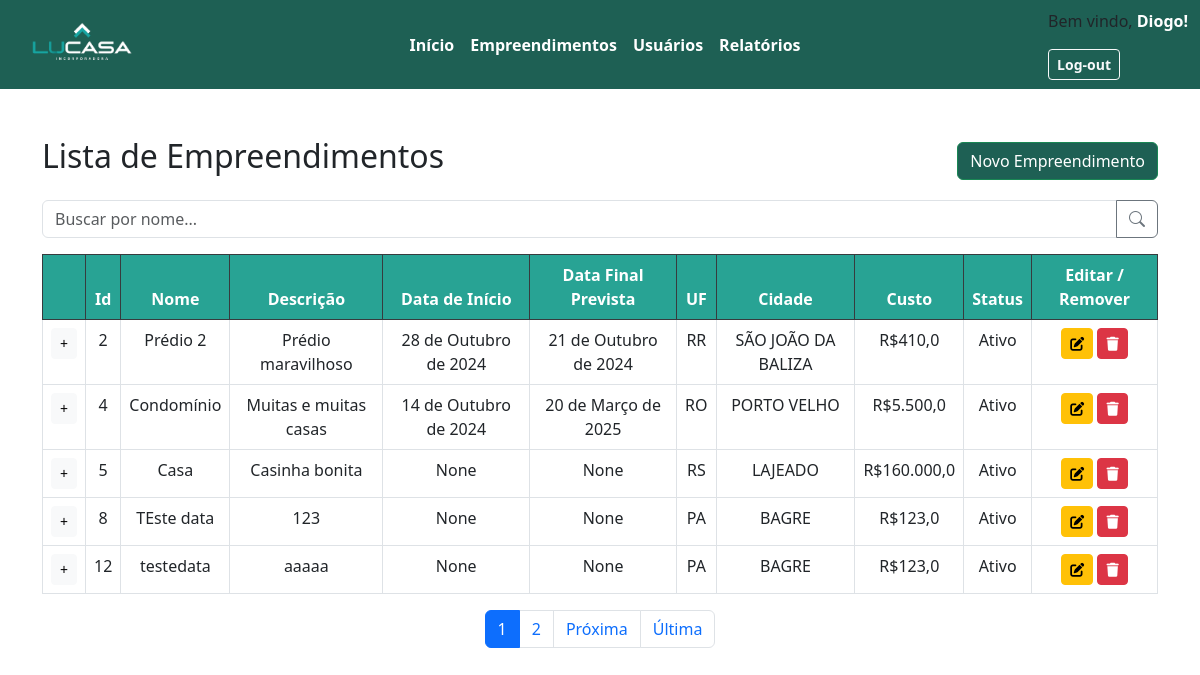
/listaEmpreendimento/ (signed in), run on an earlier commit of the app's database.
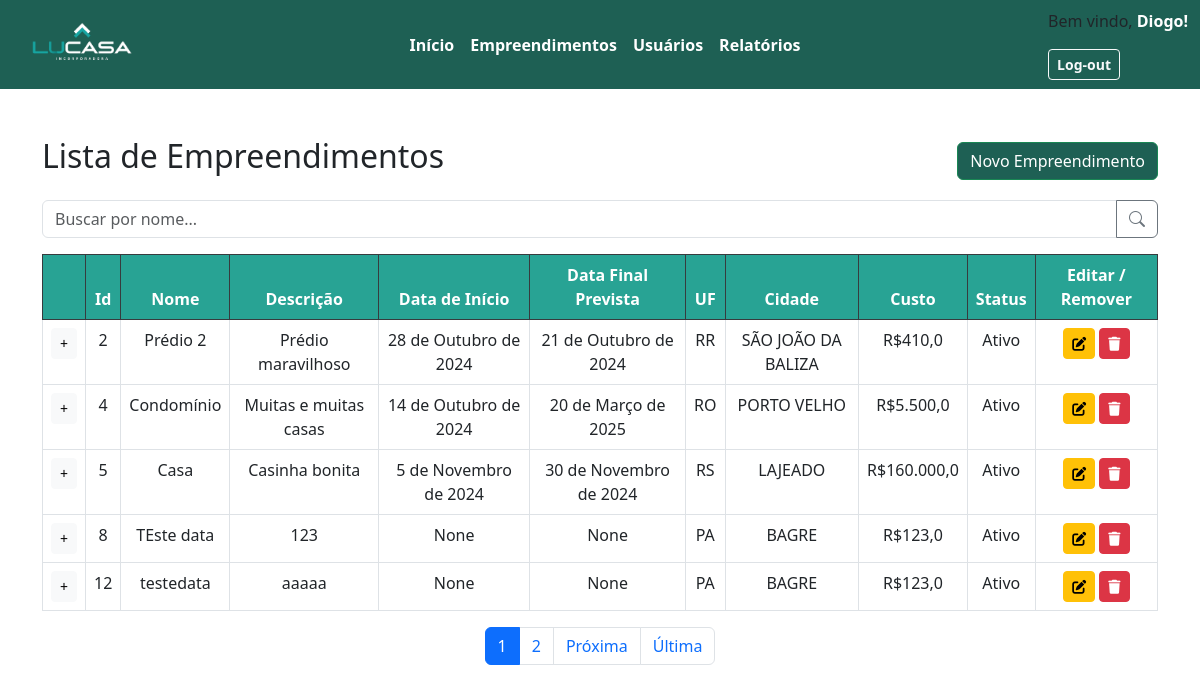
And on a later commit of the database.
### appteste/models.py (models this page shows)
class Empreendimento(models.Model):
    Nome = models.CharField(max_length=100, default="")
    Descricao = models.TextField(max_length=200)
    Data_inicio = models.DateField(default=datetime.now)
    Data_fim_prevista = models.DateField(default=datetime.now)
    Data_fim = models.DateField(default=datetime.now)
    UF = models.CharField(max_length=2, default="")
    Cidade = models.CharField(max_length=50, default="")
    Valor_total = models.FloatField()
    Ativo = models.BooleanField(default=True)
    Usuario_id = models.IntegerField(default=0)

### appteste/views.py (the view)
# urls.py: path("listaEmpreendimento/", views.listaEmpreendimento, name="listaEmpreendimento"),
def listaEmpreendimento(request):
    emp = Empreendimento.objects.all().filter(Ativo=True)
    paginator = Paginator(emp, 5)  # 5 por página
    page_number = request.GET.get('page')
    page_obj = paginator.get_page(page_number)
    mov_fin = Mov_Financeira.objects.all().filter(A_pagar = True)
    context = {"emp": page_obj, "mov_fin": mov_fin}
    if request.user.is_authenticated:
        return render(request=request, context=context,
                  template_name='appteste/Empreendimento/listaEmpreendimento.html')
    else:
        return redirect('login')

### appteste/models.py (called while the page is built)
    def __str__(self) -> str:
        return self.Descricao

### appteste/templates/appteste/Empreendimento/listaEmpreendimento.html (shortened to what this page needs)
{% extends "appteste/cabecalho.html" %}
{% block content%}
<head>
    {% load static%}
    <link href="{% static 'css/listas.css' %}" rel="stylesheet">
    <link rel="stylesheet"
        href="https://cdnjs.cloudflare.com/ajax/libs/bootstrap-icons/1.10.5/font/bootstrap-icons.min.css">
    <link rel="stylesheet" href="https://cdnjs.cloudflare.com/ajax/libs/font-awesome/6.0.0-beta3/css/all.min.css">
</head>
<body>
    <div class="container mt-5">
        <div class="d-flex justify-content-between align-items-center mb-3">
            <h2>Lista de Empreendimentos</h2>
            <button class="btn btn-success"><a href="../cadEmpreendimento/">Novo Empreendimento</a></button>
        </div>
        <div class="input-group mb-3">
            <input type="text" class="form-control" placeholder="Buscar por nome..." aria-label="Buscar por nome">
            <button class="btn btn-outline-secondary" type="button"><i class="bi bi-search"></i></button>
        </div>
        <table class="table table-bordered table-hover">
            <thead class="table-dark">
                <tr>
                    <th style="background-color: #28A394;"></th>
                    <th style="background-color: #28A394;">Id</th>
                    <th style="background-color: #28A394;">Nome</th>
                    <th style="background-color: #28A394;">Descrição</th>
                    <th style="background-color: #28A394;">Data de Início</th>
                    <th style="background-color: #28A394;">Data Final Prevista</th>
                    <th style="background-color: #28A394;">UF</th>
                    <th style="background-color: #28A394;">Cidade</th>
                    <th style="background-color: #28A394;">Custo</th>
                    <th style="background-color: #28A394;">Status</th>
                    <th style="background-color: #28A394;">Editar / Remover</th>
                </tr>
            </thead>
            <tbody>
                {% for e in emp %}
                <tr>
                    <td><button class="btn btn-light btn-sm" onclick="esconderLinha(this)">+</button></td>
                    <td>{{ e.id }}</td>
                    <td>{{ e.Nome }}</td>
                    <td>{{ e.Descricao }}</td>
                    <td>{{ e.Data_inicio}}</td>
                    <td>{{ e.Data_fim_prevista }}</td>
                    <td>{{ e.UF }}</td>
                    <td>{{ e.Cidade }}</td>
                    <td>R${{ e.Valor_total }}</td>
                    <td>
                        {% if e.Ativo %}
                        Ativo
                        {% else %}
                        Inativo
                        {% endif %}
                    </td>
                    <td>
                        <a href="{% url 'updateEmp' e.id %}" class="btn btn-warning btn-sm"><i class="fas fa-edit"></i></a>
                        <a href="{% url 'deleteEmp' e.id %}" class="btn btn-danger btn-sm"><i class="fas fa-trash"></i></a>
                    </td>
                </tr>
                {% endfor %}
            </tbody>
        </table>
        <div class="d-flex justify-content-center">
            <nav aria-label="Navegação de página">
                <ul class="pagination">
                    {% for i in emp.paginator.page_range %}
                    <li class="page-item {% if emp.number == i %}active{% endif %}">
                        <a class="page-link" href="?page={{ i }}">{{ i }}</a>
                    </li>
                    {% endfor %}
                    {% if emp.has_next %}
                    <li class="page-item"><a class="page-link" href="?page={{ emp.next_page_number }}">Próxima</a></li>
                    <li class="page-item"><a class="page-link" href="?page={{ emp.paginator.num_pages }}">Última</a>
                    </li>
                    {% endif %}
                </ul>
            </nav>
        </div>
    </div>
    {%endblock%}

What changed in the data, as far as the page shows it:
changed Empreendimento "Casa": Data_inicio "None" → "5 de Novembro de 2024"; Data_fim_prevista "None" → "30 de Novembro de 2024"
